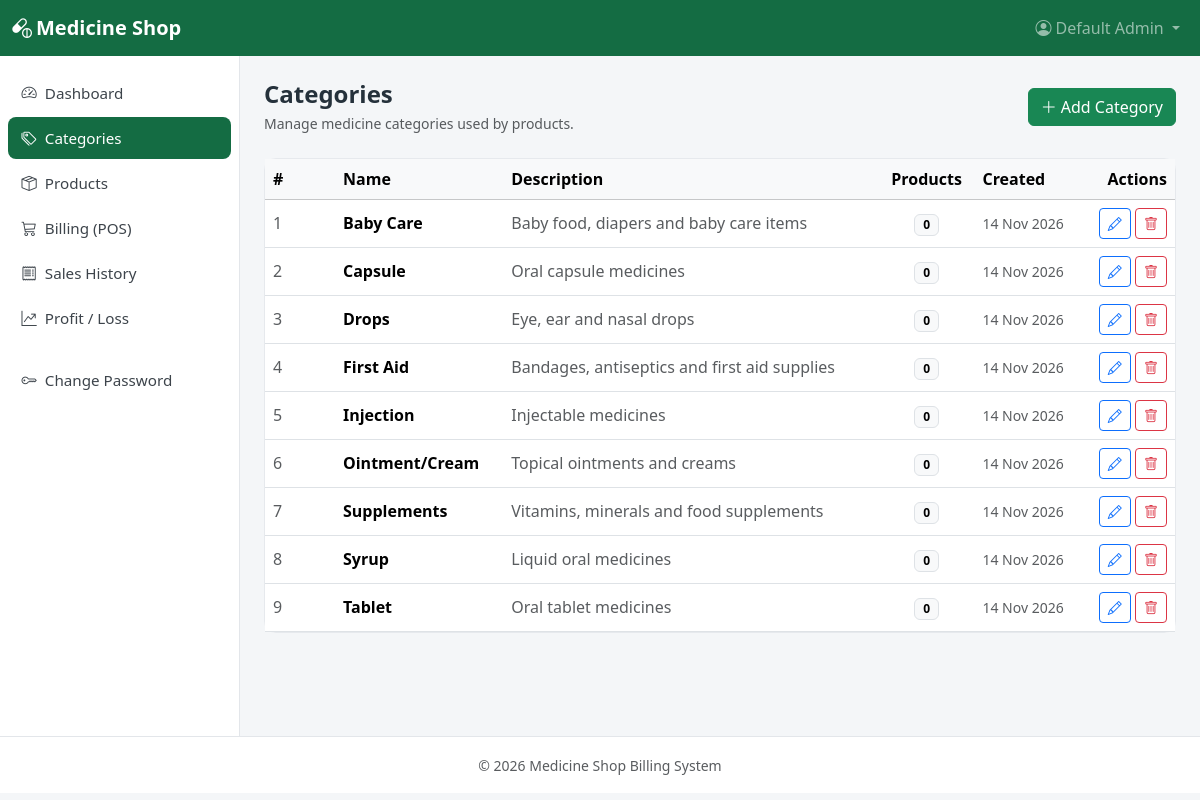
The page /categories/index.php (signed in) on the database its author committed.
### tables this page shows
CREATE TABLE IF NOT EXISTS `categories` (
    `id` INT NOT NULL AUTO_INCREMENT,
    `name` VARCHAR(100) NOT NULL UNIQUE,
    `description` VARCHAR(255) DEFAULT NULL,
    `created_at` DATETIME NOT NULL DEFAULT CURRENT_TIMESTAMP,
    PRIMARY KEY (`id`)
);

### categories/index.php (the view, shortened to what this page needs)
<?php
include "../config/db.php";
$sql = "SELECT c.*, COUNT(p.id) AS product_count
        FROM categories c
        LEFT JOIN products p ON p.category_id = c.id
        GROUP BY c.id
        ORDER BY c.name ASC";
$result = mysqli_query($conn, $sql);
include "../includes/header.php";
include "../includes/sidebar.php";
?>
<div class="d-flex justify-content-between align-items-center mb-4">
    <div>
        <h1 class="page-title h4 mb-1">Categories</h1>
        <p class="text-muted small mb-0">Manage medicine categories used by products.</p>
    </div>
    <a href="create.php" class="btn btn-success">
        <i class="bi bi-plus-lg me-1"></i>Add Category
    </a>
</div>
<div class="card">
    <div class="table-responsive">
        <table class="table table-hover align-middle mb-0">
            <thead class="table-light">
                <tr>
                    <th style="width: 70px;">#</th>
                    <th>Name</th>
                    <th>Description</th>
                    <th class="text-center">Products</th>
                    <th>Created</th>
                    <th class="text-end">Actions</th>
                </tr>
            </thead>
            <tbody>
                <?php if (mysqli_num_rows($result) > 0) { ?>
                    <?php $i = 1;
                    while ($row = mysqli_fetch_assoc($result)) { ?>
                        <tr>
                            <td class="text-muted"><?php echo $i++; ?></td>
                            <td class="fw-semibold"><?php echo $row["name"]; ?></td>
                            <td class="text-muted"><?php echo $row["description"] ?: "—"; ?></td>
                            <td class="text-center">
                                <span class="badge text-bg-light border"><?php echo $row["product_count"]; ?></span>
                            </td>
                            <td class="text-muted small"><?php echo date("d M Y", strtotime($row["created_at"])); ?></td>
                            <td class="text-end">
                                <a href="edit.php?id=<?php echo $row["id"]; ?>" class="btn btn-sm btn-outline-primary">
                                    <i class="bi bi-pencil"></i>
                                </a>
                                <?php if ($row["product_count"] == 0) { ?>
                                    <a href="delete.php?id=<?php echo $row["id"]; ?>" class="btn btn-sm btn-outline-danger"
                                        onclick="return confirm('Delete this category?');">
                                        <i class="bi bi-trash"></i>
                                    </a>
                                <?php } ?>
                            </td>
                        </tr>
                    <?php } ?>
                <?php } else { ?>
                    <tr>
                        <td colspan="6" class="text-center text-muted py-4">No categories found.</td>
                    </tr>
                <?php } ?>
            </tbody>
        </table>
    </div>
</div>
<?php include "../includes/footer.php"; ?>

### includes/header.php (shortened to what this page needs)
<?php
$base = file_exists("config/db.php") ? "" : "../";
$adminName = $_SESSION["admin_name"] ?? "Admin";
?>
<!DOCTYPE html>
<html lang="en">
<head>
    <link href="https://cdn.jsdelivr.net/npm/bootstrap@5.3.3/dist/css/bootstrap.min.css" rel="stylesheet">
    <link href="https://cdn.jsdelivr.net/npm/bootstrap-icons@1.11.3/font/bootstrap-icons.min.css" rel="stylesheet">
    <link href="<?php echo $base; ?>assets/css/style.css" rel="stylesheet">
</head>
<body>
    <nav class="navbar navbar-expand-lg navbar-dark app-navbar sticky-top">
        <div class="container-fluid">
            <a class="navbar-brand fw-semibold" href="<?php echo $base; ?>index.php">
                <i class="bi bi-capsule-pill me-1"></i>Medicine Shop
            </a>
            <div class="collapse navbar-collapse" id="topNav">
                <ul class="navbar-nav ms-auto align-items-lg-center">
                    <li class="nav-item dropdown">
                        <a class="nav-link dropdown-toggle" href="#" role="button" data-bs-toggle="dropdown">
                            <i class="bi bi-person-circle me-1"></i><?php echo $adminName; ?>
                        </a>
                    </li>
                </ul>
            </div>
        </div>
    </nav>

### includes/sidebar.php
<?php
$base = file_exists("config/db.php") ? "" : "../";
$current_page = $_SERVER["PHP_SELF"];
?>
<div class="app-shell d-flex">
    <aside class="app-sidebar">
        <ul class="nav flex-column">
            <li class="nav-item">
                <a class="nav-link <?php if ($base == "" && basename($current_page) == "index.php")
                    echo "active"; ?>"
                    href="<?php echo $base; ?>index.php">
                    <i class="bi bi-speedometer2 me-2"></i>Dashboard
                </a>
            </li>
            <li class="nav-item">
                <a class="nav-link <?php if (strpos($current_page, "/categories/") !== false)
                    echo "active"; ?>"
                    href="<?php echo $base; ?>categories/index.php">
                    <i class="bi bi-tags me-2"></i>Categories
                </a>
            </li>
            <li class="nav-item">
                <a class="nav-link <?php if (strpos($current_page, "/products/") !== false)
                    echo "active"; ?>"
                    href="<?php echo $base; ?>products/index.php">
                    <i class="bi bi-box-seam me-2"></i>Products
                </a>
            </li>
            <li class="nav-item">
                <a class="nav-link <?php if (strpos($current_page, "/billing/") !== false)
                    echo "active"; ?>"
                    href="<?php echo $base; ?>billing/index.php">
                    <i class="bi bi-cart3 me-2"></i>Billing (POS)
                </a>
            </li>
            <li class="nav-item">
                <a class="nav-link <?php if (strpos($current_page, "/sales/") !== false)
                    echo "active"; ?>"
                    href="<?php echo $base; ?>sales/index.php">
                    <i class="bi bi-receipt me-2"></i>Sales History
                </a>
            </li>
            <li class="nav-item">
                <a class="nav-link <?php if (strpos($current_page, "/reports/") !== false)
                    echo "active"; ?>"
                    href="<?php echo $base; ?>reports/profit_loss.php">
                    <i class="bi bi-graph-up-arrow me-2"></i>Profit / Loss
                </a>
            </li>
            <li class="nav-item mt-3">
                <a class="nav-link <?php if (strpos($current_page, "/auth/") !== false)
                    echo "active"; ?>"
                    href="<?php echo $base; ?>auth/change_password.php">
                    <i class="bi bi-key me-2"></i>Change Password
                </a>
            </li>
        </ul>
    </aside>
    <main class="app-main flex-grow-1">

### includes/footer.php (shortened to what this page needs)
</main>
</div>
<footer class="app-footer text-center text-muted py-3">
    <small>&copy; <?php echo date("Y"); ?> Medicine Shop Billing System</small>
</footer>
</body>
</html>

### assets/css/style.css (style rules this page uses)
:root { --app-green: #146c43; --app-green-dark: #0f5132; --app-sidebar-width: 240px; }
body { background-color: #f4f6f8; min-height: 100vh; }
.app-navbar { background-color: var(--app-green); }
.app-shell { min-height: calc(100vh - 120px); align-items: stretch; }
.app-sidebar { width: var(--app-sidebar-width); min-width: var(--app-sidebar-width); background-color: #ffffff; border-right: 1px solid #e3e6ea; padding: 1rem 0.5rem; }
.app-sidebar .nav-link { color: #3d444b; border-radius: 0.5rem; padding: 0.6rem 0.85rem; margin-bottom: 0.2rem; font-size: 0.95rem; }
.app-sidebar .nav-link.active { background-color: var(--app-green); color: #ffffff; }
.app-main { padding: 1.5rem; overflow-x: auto; }
.page-title { font-weight: 600; color: #25313b; }
.card { border: 1px solid #e6e9ed; border-radius: 0.75rem; }
.app-footer { border-top: 1px solid #e3e6ea; background-color: #ffffff; }

### rows shown on the page
categories: name "Baby Care", description "Baby food, diapers and baby care items", product_count "0", created_at "14 Nov 2026"
categories: name "Capsule", description "Oral capsule medicines", product_count "0", created_at "14 Nov 2026"
categories: name "Drops", description "Eye, ear and nasal drops", product_count "0", created_at "14 Nov 2026"
categories: name "First Aid", description "Bandages, antiseptics and first aid supplies", product_count "0", created_at "14 Nov 2026"
categories: name "Injection", description "Injectable medicines", product_count "0", created_at "14 Nov 2026"
categories: name "Ointment/Cream", description "Topical ointments and creams", product_count "0", created_at "14 Nov 2026"
categories: name "Supplements", description "Vitamins, minerals and food supplements", product_count "0", created_at "14 Nov 2026"
categories: name "Syrup", description "Liquid oral medicines", product_count "0", created_at "14 Nov 2026"
categories: name "Tablet", description "Oral tablet medicines", product_count "0", created_at "14 Nov 2026"

### other values the page prints
$adminName "Default Admin"
